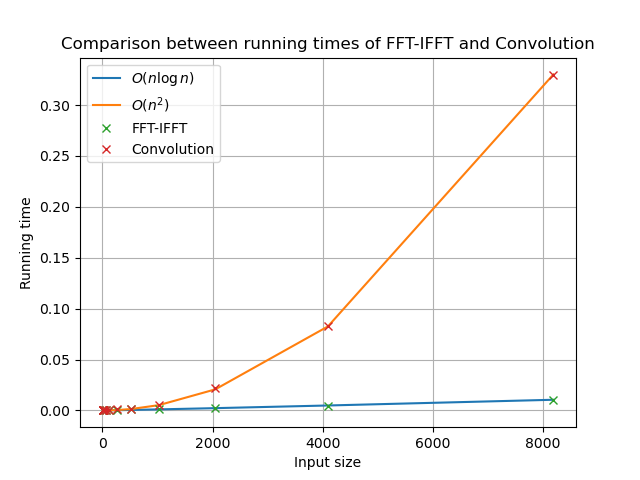

The script that drew this image:
import numpy as np
import matplotlib.pyplot as plt
from scipy import optimize as op

fft_times = np.loadtxt('fft_times.dat', dtype=float)
conv_times = np.loadtxt('conv_times.dat', dtype=float)

N = np.logspace(1, len(fft_times), num=len(fft_times), base=2)

fft_fit = op.curve_fit(lambda x,a : a*x*np.log(x), N, fft_times)[0]
conv_fit = op.curve_fit(lambda x,a : a*x*x, N, conv_times)[0]

plt.plot(N, fft_fit * N * np.log(N), label='$O(n \log n)$')
plt.plot(N, conv_fit * N * N, label='$O(n^2)$')
plt.plot(N, fft_times, 'x', label='FFT-IFFT')
plt.plot(N, conv_times, 'x', label='Convolution')
plt.xlabel('Input size')
plt.ylabel('Running time')
plt.title('Comparison between running times of FFT-IFFT and Convolution')
plt.legend()
plt.grid()
plt.show()
